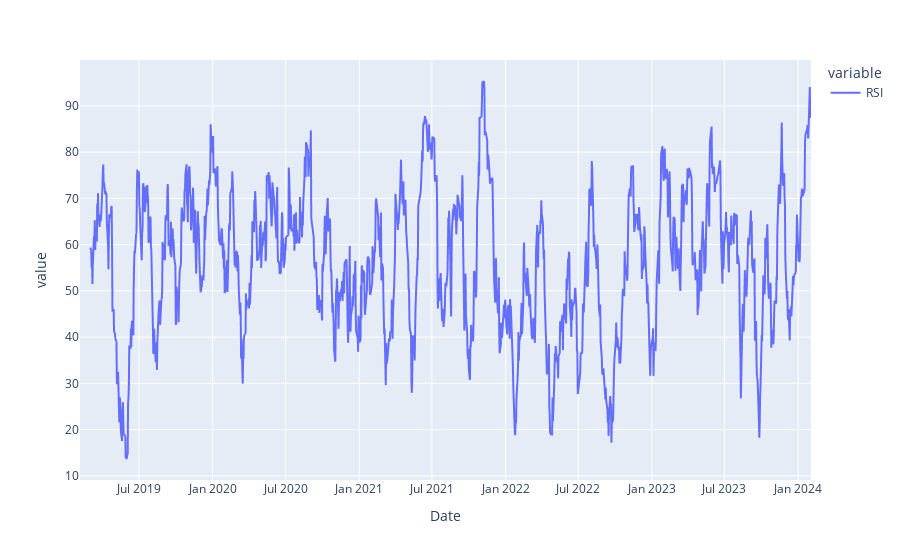

The code cell stored with this chart in its notebook:
### Markdown cell above
RSI trên 70 thường được coi là tín hiệu của điều kiện quá mua – có thể là một tín hiệu để bán.
RSI dưới 30 thường chỉ ra điều kiện quá bán – có thể là một tín hiệu mua.

### Code cell
fig = px.line(data_frame=df[['RSI']])
fig.show()

### Figure 1 — Plotly figure (JSON) as saved in the notebook; plotly's stock layout.template omitted (floating-point values rounded to 4 significant figures; data arrays with more than 128 entries replaced by an {"elided": "..."} marker saying what was removed)
{"data": [{"hovertemplate": "variable=RSI<br>Date=%{x}<br>value=%{y}<extra></extra>", "legendgroup": "RSI", "line": {"color": "#636efa", "dash": "solid"}, "marker": {"symbol": "circle"}, "mode": "lines", "name": "RSI", "showlegend": true, "type": "scattergl", "x": {"elided": "1243 str values"}, "xaxis": "x", "y": {"elided": "1243 float values"}, "yaxis": "y"}], "layout": {"legend": {"title": {"text": "variable"}, "tracegroupgap": 0}, "margin": {"t": 60}, "xaxis": {"anchor": "y", "domain": [0, 1], "title": {"text": "Date"}}, "yaxis": {"anchor": "x", "domain": [0, 1], "title": {"text": "value"}}}}
